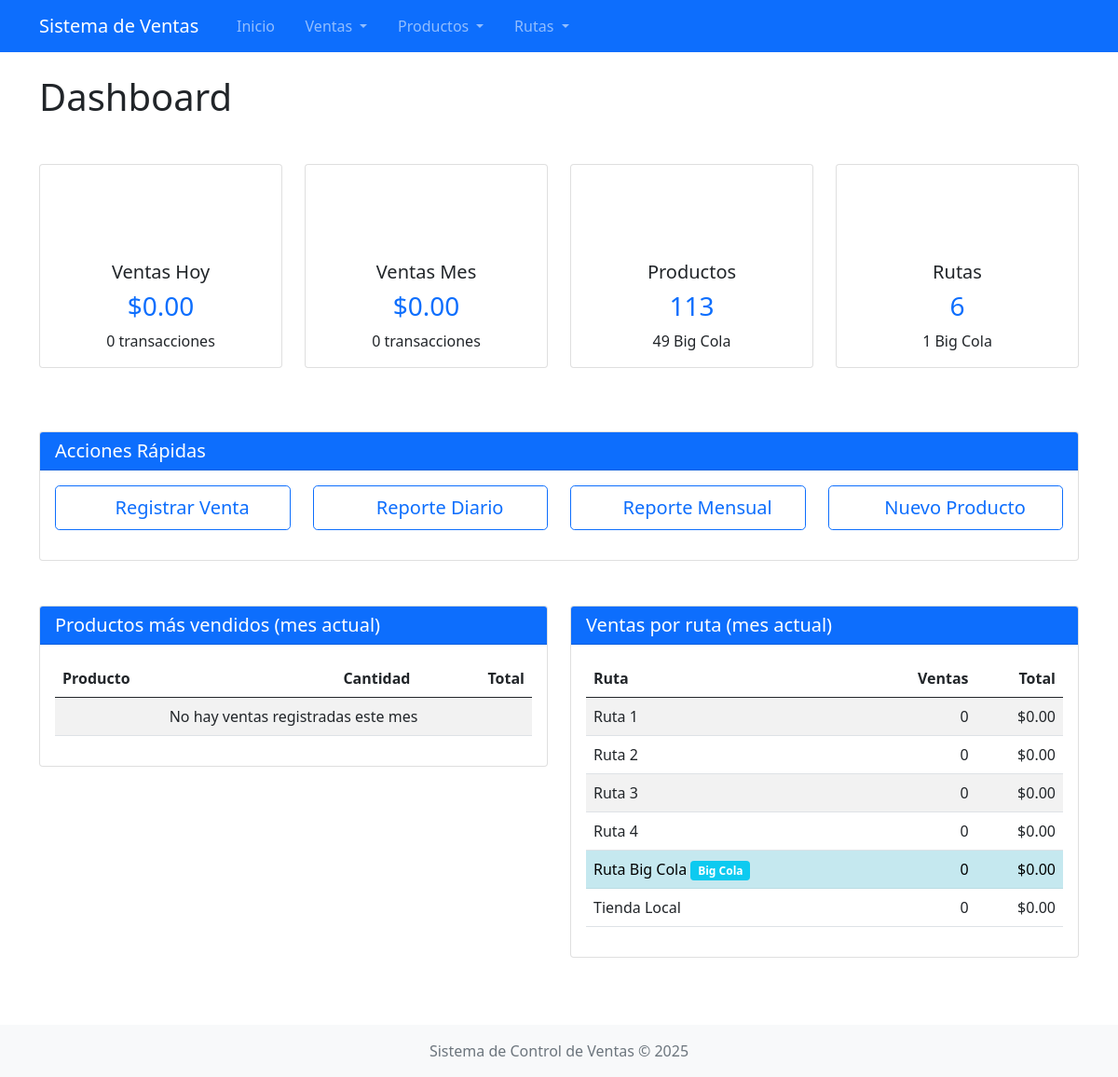
The page / on the database its author committed.
### tables this page shows
CREATE TABLE IF NOT EXISTS rutas (
    id INT(11) NOT NULL AUTO_INCREMENT,
    nombre VARCHAR(100) NOT NULL,
    es_big_cola TINYINT(1) NOT NULL DEFAULT 0,
    activa TINYINT(1) NOT NULL DEFAULT 1,
    PRIMARY KEY (id)
);

### includes/functions.php (called while the page is built, shortened)
<?php
require_once __DIR__ . '/../config/db.php';
function obtenerProductos($categoria_id = null) {
    global $conn;
    $sql = "SELECT p.*, c.nombre as categoria_nombre
            FROM productos p
            JOIN categorias c ON p.categoria_id = c.id";
    if ($categoria_id !== null) {
        $sql .= " WHERE p.categoria_id = :categoria_id";
    }
    $sql .= " ORDER BY p.nombre ASC";
    $stmt = $conn->prepare($sql);
    if ($categoria_id !== null) {
        $stmt->bindParam(':categoria_id', $categoria_id, PDO::PARAM_INT);
    }
    $stmt->execute();
    return $stmt->fetchAll(PDO::FETCH_ASSOC);
}
function obtenerRutas($soloActivas = false, $soloBigCola = null) {
    global $conn;
    $sql = "SELECT * FROM rutas";
    $where = [];
    if ($soloActivas) {
        $where[] = "activa = 1";
    }
    if ($soloBigCola !== null) {
        $where[] = "es_big_cola = " . ($soloBigCola ? "1" : "0");
    }
    if (!empty($where)) {
        $sql .= " WHERE " . implode(" AND ", $where);
    }
    $sql .= " ORDER BY nombre ASC";
    $stmt = $conn->prepare($sql);
    $stmt->execute();
    return $stmt->fetchAll(PDO::FETCH_ASSOC);
}
function obtenerVentasPorFecha($fecha_inicio, $fecha_fin) {
    global $conn;
    $sql = "SELECT v.*, r.nombre as ruta_nombre, r.es_big_cola
            FROM ventas v
            JOIN rutas r ON v.ruta_id = r.id
            WHERE v.fecha BETWEEN :fecha_inicio AND :fecha_fin
            ORDER BY v.fecha DESC, r.nombre ASC";
    $stmt = $conn->prepare($sql);
    $stmt->bindParam(':fecha_inicio', $fecha_inicio);
    $stmt->bindParam(':fecha_fin', $fecha_fin);
    $stmt->execute();
    return $stmt->fetchAll(PDO::FETCH_ASSOC);
}
function reporteVentasPorRuta($fecha_inicio, $fecha_fin) {
    global $conn;
    $sql = "SELECT
                r.id,
                r.nombre,
                r.es_big_cola,
                COUNT(v.id) as total_ventas,
                SUM(v.total) as total_monto
            FROM
                rutas r
            LEFT JOIN
                ventas v ON r.id = v.ruta_id AND v.fecha BETWEEN :fecha_inicio AND :fecha_fin
            GROUP BY
                r.id, r.nombre, r.es_big_cola
            ORDER BY
                r.nombre ASC";
    $stmt = $conn->prepare($sql);
    $stmt->bindParam(':fecha_inicio', $fecha_inicio);
    $stmt->bindParam(':fecha_fin', $fecha_fin);
    $stmt->execute();
    return $stmt->fetchAll(PDO::FETCH_ASSOC);
}
?>

### index.php (the view, shortened to what this page needs)
<?php
require_once 'includes/functions.php';
$fecha_actual = date('Y-m-d');
$primer_dia_mes = date('Y-m-01');
$ultimo_dia_mes = date('Y-m-t');
try {
    $ventas_dia = obtenerVentasPorFecha($fecha_actual, $fecha_actual);
    $total_ventas_dia = 0;
    $ventas_mes = obtenerVentasPorFecha($primer_dia_mes, $ultimo_dia_mes);
    $total_ventas_mes = 0;
    $productos_mes = reporteVentasPorProducto($primer_dia_mes, $ultimo_dia_mes);
    usort($productos_mes, function($a, $b) {
        return $b['total_vendido'] - $a['total_vendido'];
    });
    $productos_top = array_slice($productos_mes, 0, 5);
    $ventas_por_ruta = reporteVentasPorRuta($primer_dia_mes, $ultimo_dia_mes);
} catch (PDOException $e) {
    $_SESSION['alerta'] = [
        'tipo' => 'danger',
        'mensaje' => 'Error al obtener estadísticas: ' . $e->getMessage()
    ];
}
include 'includes/header.php';
?>
<div class="row mb-4">
    <div class="col-md-12">
        <h1 class="mb-4">Dashboard</h1>
    </div>
</div>
<div class="row mb-5">
    <div class="col-md-3">
        <div class="card dashboard-card">
            <div class="card-body">
                <div class="icon">
                    <i class="bi bi-calendar-day"></i>
                </div>
                <h5 class="card-title">Ventas Hoy</h5>
                <h3 class="text-primary">$<?php echo number_format($total_ventas_dia, 2); ?></h3>
                <p class="card-text"><?php echo count($ventas_dia); ?> transacciones</p>
            </div>
        </div>
    </div>
    <div class="col-md-3">
        <div class="card dashboard-card">
            <div class="card-body">
                <div class="icon">
                    <i class="bi bi-calendar-month"></i>
                </div>
                <h5 class="card-title">Ventas Mes</h5>
                <h3 class="text-primary">$<?php echo number_format($total_ventas_mes, 2); ?></h3>
                <p class="card-text"><?php echo count($ventas_mes); ?> transacciones</p>
            </div>
        </div>
    </div>
    <div class="col-md-3">
        <div class="card dashboard-card">
            <div class="card-body">
                <div class="icon">
                    <i class="bi bi-box-seam"></i>
                </div>
                <h5 class="card-title">Productos</h5>
                <h3 class="text-primary"><?php
                    $productos = obtenerProductos();
                    echo count($productos);
                ?></h3>
                <p class="card-text">
                    <?php
                        $productos_big_cola = obtenerProductos(1);
                        echo count($productos_big_cola);
                    ?> Big Cola
                </p>
            </div>
        </div>
    </div>
    <div class="col-md-3">
        <div class="card dashboard-card">
            <div class="card-body">
                <div class="icon">
                    <i class="bi bi-signpost-2"></i>
                </div>
                <h5 class="card-title">Rutas</h5>
                <h3 class="text-primary"><?php
                    $rutas = obtenerRutas(true);
                    echo count($rutas);
                ?></h3>
                <p class="card-text">
                    <?php
                        $rutas_big_cola = obtenerRutas(true, true);
                        echo count($rutas_big_cola);
                    ?> Big Cola
                </p>
            </div>
        </div>
    </div>
</div>
<div class="row mb-5">
    <div class="col-md-12">
        <div class="card">
            <div class="card-header bg-primary text-white">
                <h5 class="mb-0">Acciones Rápidas</h5>
            </div>
            <div class="card-body">
                <div class="row">
                    <div class="col-md-3 mb-3">
                        <a href="modules/ventas/registrar.php" class="btn btn-outline-primary btn-lg d-block">
                            <i class="bi bi-plus-circle"></i> Registrar Venta
                        </a>
                    </div>
                    <div class="col-md-3 mb-3">
                        <a href="modules/ventas/reporte-diario.php" class="btn btn-outline-primary btn-lg d-block">
                            <i class="bi bi-bar-chart"></i> Reporte Diario
                        </a>
                    </div>
                    <div class="col-md-3 mb-3">
                        <a href="modules/ventas/reporte-mensual.php" class="btn btn-outline-primary btn-lg d-block">
                            <i class="bi bi-graph-up"></i> Reporte Mensual
                        </a>
                    </div>
                    <div class="col-md-3 mb-3">
                        <a href="modules/productos/agregar.php" class="btn btn-outline-primary btn-lg d-block">
                            <i class="bi bi-box2"></i> Nuevo Producto
                        </a>
                    </div>
                </div>
            </div>
        </div>
    </div>
</div>
<div class="row">
    <div class="col-md-6">
        <div class="card mb-4">
            <div class="card-header bg-primary text-white">
                <h5 class="mb-0">Productos más vendidos (mes actual)</h5>
            </div>
            <div class="card-body">
                <div class="table-responsive">
                    <table class="table table-striped">
                        <thead>
                            <tr>
                                <th>Producto</th>
                                <th class="text-end">Cantidad</th>
                                <th class="text-end">Total</th>
                            </tr>
                        </thead>
                        <tbody>
                            <?php if (empty($productos_top)): ?>
                            <tr>
                                <td colspan="3" class="text-center">No hay ventas registradas este mes</td>
                            </tr>
                            <?php endif; ?>
                        </tbody>
                    </table>
                </div>
            </div>
        </div>
    </div>
    <div class="col-md-6">
        <div class="card mb-4">
            <div class="card-header bg-primary text-white">
                <h5 class="mb-0">Ventas por ruta (mes actual)</h5>
            </div>
            <div class="card-body">
                <div class="table-responsive">
                    <table class="table table-striped">
                        <thead>
                            <tr>
                                <th>Ruta</th>
                                <th class="text-end">Ventas</th>
                                <th class="text-end">Total</th>
                            </tr>
                        </thead>
                        <tbody>
                            <?php if (empty($ventas_por_ruta)): ?>
                            <tr>
                                <td colspan="3" class="text-center">No hay ventas registradas este mes</td>
                            </tr>
                            <?php else: ?>
                                <?php foreach ($ventas_por_ruta as $ruta): ?>
                                <tr <?php echo ($ruta['es_big_cola'] == 1) ? 'class="table-info"' : ''; ?>>
                                    <td>
                                        <?php echo htmlspecialchars($ruta['nombre']); ?>
                                        <?php if ($ruta['es_big_cola'] == 1): ?>
                                            <span class="badge bg-info">Big Cola</span>
                                        <?php endif; ?>
                                    </td>
                                    <td class="text-end"><?php echo number_format($ruta['total_ventas']); ?></td>
                                    <td class="text-end">$<?php echo number_format($ruta['total_monto'], 2); ?></td>
                                </tr>
                                <?php endforeach; ?>
                            <?php endif; ?>
                        </tbody>
                    </table>
                </div>
            </div>
        </div>
    </div>
</div>
<?php
include 'includes/footer.php';
?>

### includes/header.php (shortened to what this page needs)
<?php
  $base_url = '/sistema-ventas';
?>
<!DOCTYPE html>
<html lang="es">
<head>
  <link href="<?php echo $base_url; ?>/assets/css/bootstrap.min.css" rel="stylesheet">
  <link href="<?php echo $base_url; ?>/assets/css/styles.css" rel="stylesheet">
  <link href="<?php echo $base_url; ?>/assets/css/bootstrap-icons.css" rel="stylesheet">
</head>
<body>
  <nav class="navbar navbar-expand-lg navbar-dark bg-primary">
    <div class="container">
      <a class="navbar-brand" href="<?php echo $base_url; ?>/">Sistema de Ventas</a>
      <div class="collapse navbar-collapse" id="navbarNav">
        <ul class="navbar-nav me-auto">
          <li class="nav-item">
            <a class="nav-link" href="<?php echo $base_url; ?>/"><i class="bi bi-house-fill"></i> Inicio</a>
          </li>
          <li class="nav-item dropdown">
            <a class="nav-link dropdown-toggle" href="#" id="navbarDropdownVentas" role="button" data-bs-toggle="dropdown">
              <i class="bi bi-cart-fill"></i> Ventas
            </a>
          </li>
          <li class="nav-item dropdown">
            <a class="nav-link dropdown-toggle" href="#" id="navbarDropdownProductos" role="button" data-bs-toggle="dropdown">
              <i class="bi bi-box-seam"></i> Productos
            </a>
          </li>
          <li class="nav-item dropdown">
            <a class="nav-link dropdown-toggle" href="#" id="navbarDropdownRutas" role="button" data-bs-toggle="dropdown">
              <i class="bi bi-signpost-2"></i> Rutas
            </a>
          </li>
        </ul>
      </div>
    </div>
  </nav>
  <div class="container mt-4">

### includes/footer.php (shortened to what this page needs)
</div>
  <footer class="bg-light text-center text-muted py-3 mt-5">
    <div class="container">
      <p class="mb-0">Sistema de Control de Ventas &copy; <?php echo date('Y'); ?></p>
    </div>
  </footer>
</body>
</html>

### assets/css/styles.css (style rules this page uses)
body { min-height: 100vh; display: flex; flex-direction: column; }
.container { flex: 1; }
.dashboard-card { transition: transform 0.3s; margin-bottom: 20px; }
.dashboard-card .card-body { text-align: center; }
.dashboard-card .icon { font-size: 3rem; margin-bottom: 15px; color: #0d6efd; }

### rows shown on the page
rutas: nombre "Ruta 1", total_ventas "0", total_monto "0.00"
rutas: nombre "Ruta 2", total_ventas "0", total_monto "0.00"
rutas: nombre "Ruta 3", total_ventas "0", total_monto "0.00"
rutas: nombre "Ruta 4", total_ventas "0", total_monto "0.00"
rutas: nombre "Ruta Big Cola", es_big_cola "Big Cola", total_ventas "0", total_monto "0.00"
rutas: nombre "Tienda Local", total_ventas "0", total_monto "0.00"

### other values the page prints
$total_ventas_dia "0.00"
count($ventas_dia) "0"
$total_ventas_mes "0.00"
count($ventas_mes) "0"
count($productos) "113"
count($productos_big_cola) "49"
count($rutas) "6"
count($rutas_big_cola) "1"
